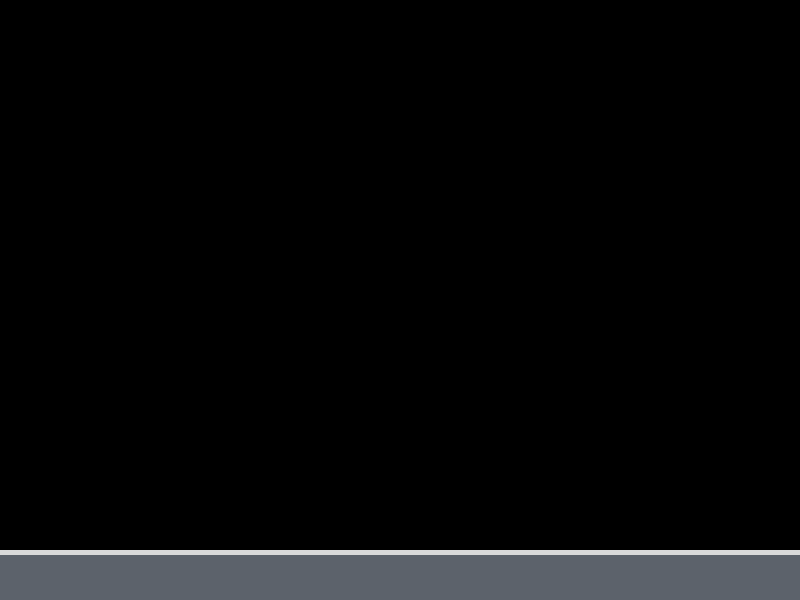
<?xml version="1.0" encoding="UTF-8"?>
<ui version="4.0">
 <class>MainWindow</class>
 <widget class="QMainWindow" name="MainWindow">
  <property name="geometry">
   <rect>
    <x>0</x>
    <y>0</y>
    <width>800</width>
    <height>600</height>
   </rect>
  </property>
  <property name="minimumSize">
   <size>
    <width>0</width>
    <height>1</height>
   </size>
  </property>
  <property name="windowTitle">
   <string>MainWindow</string>
  </property>
  <widget class="QWidget" name="centralwidget">
   <property name="minimumSize">
    <size>
     <width>800</width>
     <height>600</height>
    </size>
   </property>
   <property name="styleSheet">
    <string notr="true">background: #d9d9d9</string>
   </property>
   <layout class="QVBoxLayout" name="verticalLayout" stretch="0,1">
    <property name="spacing">
     <number>0</number>
    </property>
    <property name="leftMargin">
     <number>0</number>
    </property>
    <property name="topMargin">
     <number>0</number>
    </property>
    <property name="rightMargin">
     <number>0</number>
    </property>
    <property name="bottomMargin">
     <number>0</number>
    </property>
    <item>
     <widget class="QStackedWidget" name="stackedWidget">
      <property name="styleSheet">
       <string notr="true">background: black</string>
      </property>
     </widget>
    </item>
    <item>
     <widget class="QWidget" name="widget" native="true">
      <property name="sizePolicy">
       <sizepolicy hsizetype="Minimum" vsizetype="Minimum">
        <horstretch>0</horstretch>
        <verstretch>0</verstretch>
       </sizepolicy>
      </property>
      <property name="minimumSize">
       <size>
        <width>380</width>
        <height>50</height>
       </size>
      </property>
      <property name="maximumSize">
       <size>
        <width>16777215</width>
        <height>40</height>
       </size>
      </property>
      <property name="sizeIncrement">
       <size>
        <width>0</width>
        <height>0</height>
       </size>
      </property>
      <property name="styleSheet">
       <string notr="true">background: #5C626B</string>
      </property>
      <layout class="QHBoxLayout" name="horizontalLayout" stretch="0,0,0">
       <property name="topMargin">
        <number>0</number>
       </property>
       <property name="bottomMargin">
        <number>12</number>
       </property>
       <item>
        <widget class="QPushButton" name="searchButton">
         <property name="sizePolicy">
          <sizepolicy hsizetype="Minimum" vsizetype="Minimum">
           <horstretch>0</horstretch>
           <verstretch>0</verstretch>
          </sizepolicy>
         </property>
         <property name="styleSheet">
          <string notr="true">QPushButton {
        background-color: transparent;
        border: none;                 
        padding: 0px;                   
}
QPushButton:pressed {
	background-color: rgba(0, 0, 0, 50);
}</string>
         </property>
         <property name="text">
          <string/>
         </property>
         <property name="icon">
          <iconset>
           <activeoff>:/statusbar/devices-black.png</activeoff>
           <activeon>:/statusbar/devices-colored.png</activeon>
          </iconset>
         </property>
         <property name="iconSize">
          <size>
           <width>34</width>
           <height>34</height>
          </size>
         </property>
         <property name="checkable">
          <bool>true</bool>
         </property>
        </widget>
       </item>
       <item>
        <widget class="QPushButton" name="mainButton">
         <property name="sizePolicy">
          <sizepolicy hsizetype="Minimum" vsizetype="Minimum">
           <horstretch>0</horstretch>
           <verstretch>0</verstretch>
          </sizepolicy>
         </property>
         <property name="styleSheet">
          <string notr="true">QPushButton {
        background-color: transparent;
        border: none;                 
        padding: 0px;                   
}
QPushButton:pressed {
	background-color: rgba(0, 0, 0, 50);
}</string>
         </property>
         <property name="text">
          <string/>
         </property>
         <property name="icon">
          <iconset>
           <activeoff>:/statusbar/main-black.png</activeoff>
           <activeon>:/statusbar/main-colored.png</activeon>
          </iconset>
         </property>
         <property name="iconSize">
          <size>
           <width>26</width>
           <height>26</height>
          </size>
         </property>
         <property name="checkable">
          <bool>true</bool>
         </property>
        </widget>
       </item>
       <item>
        <widget class="QPushButton" name="settingsButton">
         <property name="sizePolicy">
          <sizepolicy hsizetype="Minimum" vsizetype="Minimum">
           <horstretch>0</horstretch>
           <verstretch>0</verstretch>
          </sizepolicy>
         </property>
         <property name="styleSheet">
          <string notr="true">QPushButton {
        background-color: transparent;
        border: none;                 
        padding: 0px;                   
}
QPushButton:pressed {
	background-color: rgba(0, 0, 0, 50);
}</string>
         </property>
         <property name="text">
          <string/>
         </property>
         <property name="icon">
          <iconset>
           <activeoff>:/statusbar/settings-black.png</activeoff>
           <activeon>:/statusbar/settings-colored.png</activeon>
          </iconset>
         </property>
         <property name="iconSize">
          <size>
           <width>26</width>
           <height>26</height>
          </size>
         </property>
         <property name="checkable">
          <bool>true</bool>
         </property>
        </widget>
       </item>
      </layout>
     </widget>
    </item>
   </layout>
  </widget>
 </widget>
 <resources/>
 <connections/>
</ui>
